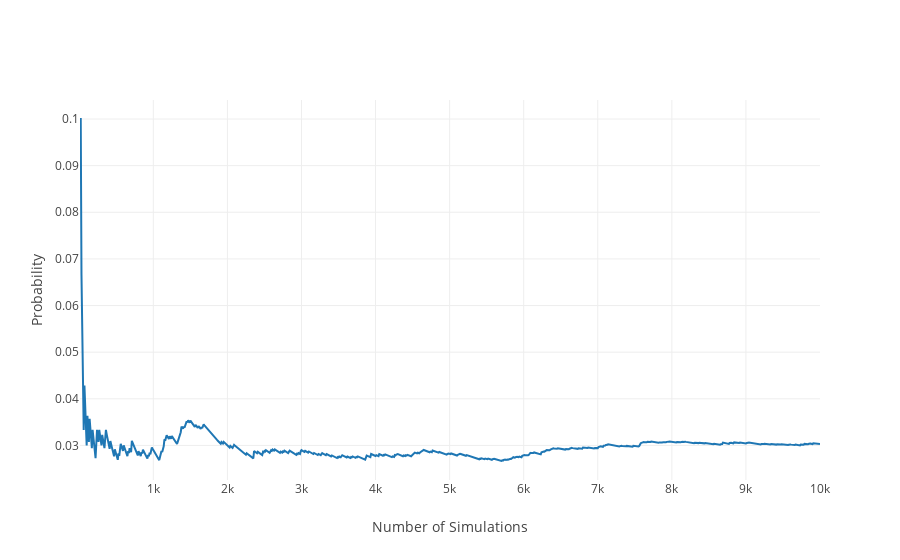

Notebook source saved alongside this figure:
### Markdown cell above
The Probability that both will occur is given by:
## P(A and B) = P(A) * P(B)
So, for our dice example, let's say we have two dice. The odds of rolling sixes on both can be stated as:<br>
P(A6 and B6) = P(A6) * P(B6)<br>
P(A6 and B6) = 1/6 * 1/6 = 1/36 = 0.0278

### Code cell
dice_rolls = np.arange(1,7)
count_hits = 0
x_data = []
y_data = []

for num_simulations in range(1, 10001):
    roll_1 = np.random.choice(dice_rolls)
    roll_2 = np.random.choice(dice_rolls)
    if (roll_1 == 6) & (roll_2 == 6) :
        count_hits += 1
    if (num_simulations % 10) == 0:
        y_data.append(float(count_hits) / float(num_simulations))
        x_data.append(num_simulations)

# Plot the figure
fig = plot_probs(x_data, y_data)
iplot(fig)

### Figure 1 — Plotly figure (JSON) as saved in the notebook; plotly's stock layout.template omitted (floating-point values rounded to 4 significant figures; data arrays with more than 128 entries replaced by an {"elided": "..."} marker saying what was removed)
{"data": [{"type": "scatter", "uid": "fc5be2a6-c1ef-11e8-a908-f0189801d286", "x": {"elided": "1000 int values"}, "y": {"elided": "1000 float values"}}], "layout": {"xaxis": {"title": "Number of Simulations"}, "yaxis": {"title": "Probability"}}}
